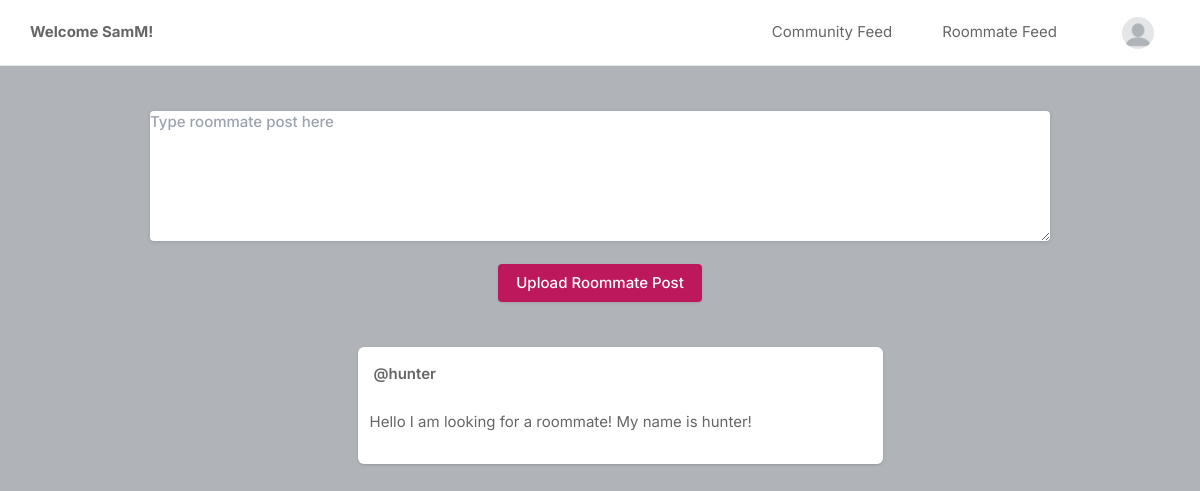
Page /roommate_feed (signed in) on the committed database.
### core/models.py (models this page shows, shortened)
class Profile(models.Model):
    user = models.ForeignKey(User, on_delete=models.CASCADE)
    id_user = models.IntegerField()
    bio = models.TextField(blank=True)
    gender = models.TextField(blank=True)
    location = models.TextField(blank=True)
    profileimg = models.ImageField(upload_to='profile_images', default='blank-profile-picture.png')
    age = models.TextField(blank=True)
    sleeping_habits = models.TextField(blank=True)
    number_of_roommates = models.TextField(blank=True)
    personality_types = models.TextField(blank=True)
    interests = models.TextField(blank=True)

class Roommate_Post(models.Model):
    id = models.UUIDField(primary_key=True, default=uuid.uuid4)
    user = models.CharField(max_length=100)
    caption = models.TextField()
    created_at = models.DateTimeField(default=datetime.now)

### core/views.py (the view)
# urls.py: path('roommate_feed', views.roommate_feed, name='roommate_feed'),
@login_required(login_url='signin')
def roommate_feed(request):
    user_object = User.objects.get(username=request.user.username)
    user_profile = Profile.objects.get(user=user_object)
    posts = Roommate_Post.objects.all()
    return render(request, 'roommate_feed.html', {'user_profile': user_profile, 'posts': posts})

### templates/roommate_feed.html (shortened to what this page needs)
{% load static %}
<!DOCTYPE html>
<html lang="en">
<head>
    <link rel="stylesheet" href="{% static 'assets/css/icons.css' %}">
    <link rel="stylesheet" href="{% static 'assets/css/uikit.css' %}">
    <link rel="stylesheet" href="{% static 'assets/css/style.css' %}">
    <link rel="stylesheet" href="{% static 'assets/css/tailwind.css' %}">
</head>
<body>
            <header>
                <div class="header_inner">
                    <div class="left-side">
                        <b>Welcome {{user_profile.user.username}}!</b>
                    </div>
                    <div class="right-side lg:pr-4">
                        <a href="/">
                            Community Feed
                        </a>
                        <a href="/roommate_feed">
                            Roommate Feed
                        </a>
                        <a href="#">
                            <img src="{{user_profile.profileimg.url}}" class="header-avatar" alt="">
                        </a>
                    </div>
                </div>
            </header>
            <div class="container m-auto">
                <div class="flex flex-col choose-upload text-center">
                    <form action="roommate_upload" method="POST"enctype="multipart/form-data">
                    <div>
                        <textarea class="button soft-warning small" name="caption" placeholder="Type roommate post here"></textarea>
                    </div>
                    <br>
                    <button class="button bg-blue-700" type="submit">Upload Roommate Post</button>
                    </form>
                </div>
                <br>
                <br>
                <div class="lg:flex justify-center lg:space-x-10 lg:space-y-0 space-y-5">
                    <div class="space-y-5 flex-shrink-0 lg:w-7/12">
                        {% for post in posts %}
                        <div class="bg-white shadow rounded-md  -mx-2 lg:mx-0">
                            <div class="flex justify-between items-center px-4 py-3">
                                <div class="flex flex-1 items-center space-x-4">
                                    <span class="block font-semibold "><a href="/profile/{{post.user}}">@{{post.user}}</a></span>
                                </div>
                              <div>
                                <a href="#"> <i class="icon-feather-more-horizontal text-2xl hover:bg-gray-200 rounded-full p-2 transition -mr-1 "></i> </a>
                              </div>
                            </div>
                            <div>
                                <a href="#" class="flex items-center px-3 py-2 text-black-500 rounded-md ">
                                    {{post.caption}}
                                </a>
                            </div>
                            <br>
                        </div>
                        {% endfor %}
                    </div>
                    </div>
                </div>
</body>
</html>

### static/assets/css/style.css (style rules this page uses)
body { background-color: #B0B3B8!important; }
button { vertical-align: middle; }
span.button, button.button { background-color: #be185d; top: 0; color: #fff; position: relative; padding: 8px 18px; line-height: 22px; position: relative; font-weight: 500; font-size: 15px; display: inline-block; -webkit-transition: all 0.2s ease-in-out; transition: all 0.2s ease-in-out; cursor: pointer; overflow: hidden; border: none; border-radius: 4px; -webkit-box-shadow: 0 1px 3px rgba(0, 0, 0, 0.1); box-shadow: 0 1px 3px rgba(0, 0, 0, 0.1); }
textarea { height: 48px; line-height: 48px; padding: 0 20px; outline: none; font-size: 15px; color: #808080; margin: 0 0 16px 0; max-width: 100%; width: 100%; -webkit-box-sizing: border-box; box-sizing: border-box; display: block; background-color: #fff; font-weight: 500; opacity: 1; border-radius: 4px; border: none; -webkit-box-shadow: 0 1px 4px 0px rgba(0, 0, 0, 0.12); box-shadow: 0 1px 4px 0px rgba(0, 0, 0, 0.12); }
::placeholder { color: #808080; opacity: 1; }
textarea { height: auto; line-height: 27px; padding: 20px; min-height: 130px; -webkit-transition: none !important; transition: none !important; min-width: 100%; }
button { border: none; margin: 0; padding: 0; width: auto; overflow: visible; background: transparent; color: inherit; font: inherit; line-height: normal; cursor: pointer; }
a { color: #be185d; -webkit-transition: 0.3s; transition: 0.3s; outline: none !important; }
button { outline: none !important; }
img { max-width: 100%; }
body { color: #666; font-size: 15px; line-height: 27px; background-color: #f0f2f5; font-family: "Inter", sans-serif; text-transform: none; }
textarea, select { font-family: "Inter", sans-serif; text-transform: none; }
button, body .pac-container { font-family: "Inter", sans-serif; text-transform: none; }
b, strong { font-weight: 700 !important; }
@media (min-width: 1024px) { .container { max-width: 900px !important; padding-top: 45px; } }
header { background-color: #fff; left: 0; right: 0; top: 0; z-index: 99; height: 66px; display: -webkit-box; display: -ms-flexbox; display: flex; -webkit-box-align: center; -ms-flex-align: center; align-items: center; border-bottom: 1px solid #e5e7eb; }
header .header_inner { display: -webkit-box; display: -ms-flexbox; display: flex; -webkit-box-align: center; -ms-flex-align: center; align-items: center; max-width: 1090px; margin: auto; width: 100%; max-width: 100% !important; padding: 0 30px; }
header .header_inner .left-side { display: -webkit-box; display: -ms-flexbox; display: flex; -webkit-box-align: center; -ms-flex-align: center; align-items: center; }
header .header_inner .right-side { display: -webkit-box; display: -ms-flexbox; display: flex; -webkit-box-align: center; -ms-flex-align: center; align-items: center; -webkit-box-pack: end; -ms-flex-pack: end; justify-content: flex-end; margin-left: auto; }
header .header_inner .right-side .header-avatar { width: 32px; height: 32px; border-radius: 100%; margin-left: 15px; }

### rows in the picture
Profile: user.username "SamM", profileimg (placeholder picture)
Roommate_Post: user "hunter", caption "Hello I am looking for a roommate! My name is hunter!"
